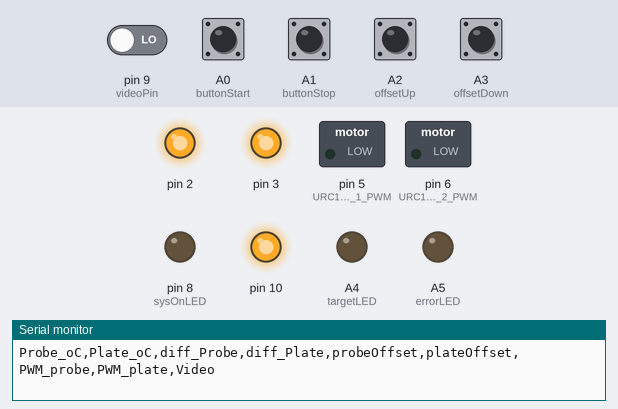
This sketch was run on a simulated Arduino Uno, built with avr-gcc and run on an emulated ATmega328P. Shown: switched loads named in the sketch (green lamp = pin HIGH), output pins drawn as LEDs (lit = HIGH), the last lines printed to the serial monitor. Inputs (shaded band) come from the test bench; at power-on: A0 (buttonStart), A1 (buttonStop), A2 (offsetUp), A3 (offsetDown) HIGH, pin 9 (videoPin) LOW.

Above: at 1.4 s.
1.5 s: A0 (buttonStart) pulled LOW for 1.2 s
At 3.1 s:
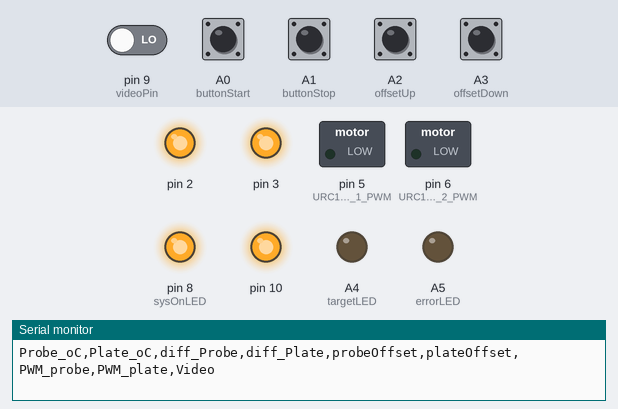
At 4.69 s:
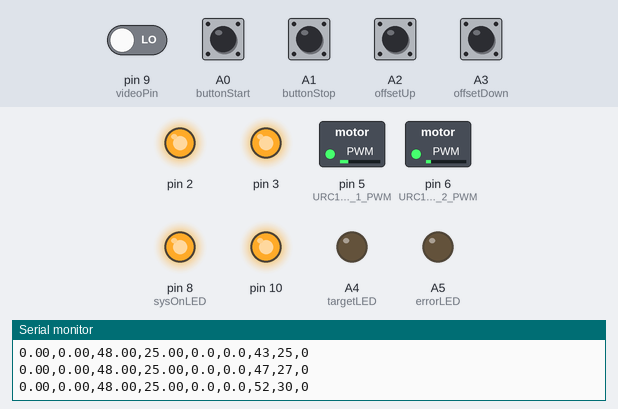
5.1 s: A3 (offsetDown) pulled LOW for 1.2 s
8.7 s: A2 (offsetUp) pulled LOW for 1.2 s
At 11.6 s:
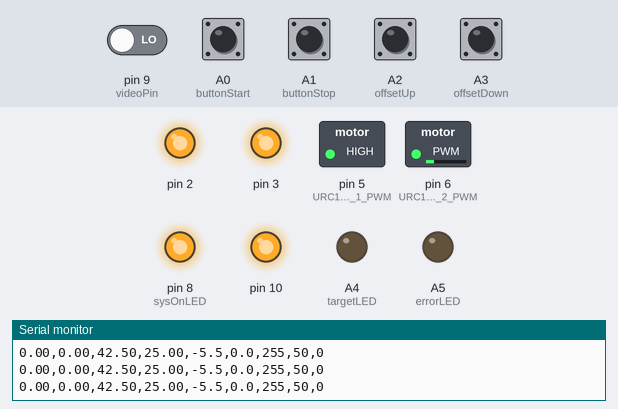
Timing chart, 0 to 13.1 s (numbered marks = the images above; inputs shaded):
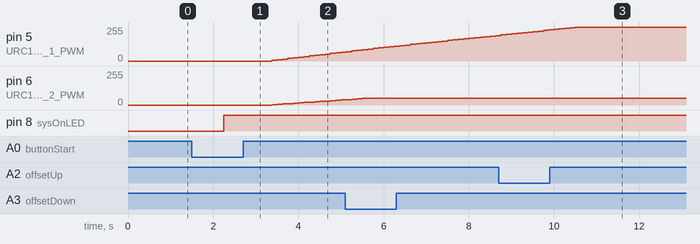

The sketch:

NociceptionProbe.ino
```cpp
//PWM magnet wire with two k-type thermalcouples for use as a nociceptive probe

/***************************************************************************
This will heat magnet wire by PWM with two k-type thermalcouples for use as a nociceptive probe
M1 controls PWM
M2 controls peltiers for assay plate heating
Thermocouple code from PlayingSEN30006_MAX31856_example.ino
***************************************************************************/
#include "PlayingWithFusion_MAX31856.h" //Playing With Fusion thermocouple breakout library
#include "PlayingWithFusion_MAX31856_STRUCT.h"  //Playing With Fusion thermocouple breakout library
#include "SPI.h"  //microcontroler library
#include "PID_v1.h" //v1.2.0 by Brett Beauregard

// ##### Assay variables ###############################################
// #####################################################################
float Probe_targetTemp = 48.0; //target temperature of inside probe
float Plate_targetTemp = 25.0; //temperature of assay plate
unsigned long assayTime = 4UL*3600000; // 4hrs in milliseconds
// #####################################################################
// #####################################################################

//PID 1.2.0 by B.B.
//Define Variables we'll be connecting to
double Setpoint_probe, Input_probe, Output_probe, gap_probe;
double Setpoint_plate, Input_plate, Output_plate, gap_plate;

// ##### PID variables ###############################################
//double Kp_probe=24,Ki_probe=4,Kd_probe=5; //6/15
//double Kp_probe=36,Ki_probe=20,Kd_probe=5; //6/10

double Kp_probe=18,Ki_probe=1,Kd_probe=0; //
//double Kp_plate=100,Ki_plate=10,Kd_plate=0; // old
double Kp_plate=15,Ki_plate=1,Kd_plate=0; // new

//Specify the links and initial tuning parameters
//P_ON_M specifies that Proportional on Measurement be used, make the output move more smoothly when the setpoint is changed
//P_ON_E (Proportional on Error) is the default behavior
PID myPID_probe(&Input_probe, &Output_probe, &Setpoint_probe, Kp_probe, Ki_probe, Kd_probe,P_ON_M, DIRECT);
PID myPID_plate(&Input_plate, &Output_plate, &Setpoint_plate, Kp_plate, Ki_plate, Kd_plate,P_ON_M, DIRECT);


float probeOffset = 0.0; //changes target temp by 0.5oC
float plateOffset = 0.0; //changes target temp by 0.5oC
float caliProbe_targetTemp = Probe_targetTemp + probeOffset;
float caliPlate_targetTemp = Plate_targetTemp + plateOffset;
float diffProbeTarget = 0.0;
float diffPlateTarget = 0.0;
int startTimeDelay = 2; //start time delay in minutes

int PWMmax = 255; //constrain scaling to not burn magnet wire
int maxCount = 0; //control fast PWM max
int maxDelay = 0; //control fast PWM max
float maxCountlength = 0.125; //secs max PWM is held for touch
float maxDelaylength = 20; //secs after touch the max can start again

int holdingPWM = 0; // Store PWM to hold power for calibration
bool calibration = false;
bool enterPWMhold = false;

bool buttonPause = false; //debounce for offset buttons
unsigned long buttonTime = 0L;

//Playing With Fusion breakout

uint8_t TC0_CS  = 2;
uint8_t TC1_CS  = 3;

PWF_MAX31856  thermocouple0(TC0_CS);
PWF_MAX31856  thermocouple1(TC1_CS);

//Program variables
unsigned long startTime; //store time at which the program is started after button click
float loopCount = 0.0;
unsigned long runInterval = 125; // milliseconds interval of read-PID-print loop
unsigned long loopMillis; //store last time of loop
int limitWireOutput; // contrained to 0-255
int limitPeltierOutput;

//Button controler settings
int sysOnLED = 8; // LED system start

int targetLED = A4; // target gap LED
int errorLED = A5; // thermocouple error, others too later

int buttonStart = A0;
int buttonStop = A1;
int offsetUp = A2;
int offsetDown = A3;

int videoPin = 9; //video input from rPi

byte video_record = 0;
bool trigger = false;

//Motor controler settings
byte M1ArrayPower = 0; //Motor1 Array of Magnet wire
byte M2ArrayPower = 0; //Motor1 Array of Peltier

#define URC10_MOTOR_1_DIR 4 // set motor for direction control for Magnet wire
#define URC10_MOTOR_1_PWM 5 // set PWM for power control for Magnet wire

#define URC10_MOTOR_2_DIR 7 // set motor for direction control for Peltier
#define URC10_MOTOR_2_PWM 6 // set PWM for power control for Peltier

#define COOL 1       // motor current direction for cooling effect
#define HEAT 0       // motor current direction for heating effect

double tmp0; // thermocouple #1
double tmp1; // thermocouple #2
bool tmpStatus = false; //thermocouple error status

int tempDirection = HEAT;

void setup(){
  delay(250);                            // give chip a chance to stabilize
  Serial.begin(115200);                   // set baudrate of serial port
  //Serial.println("Playing With Fusion: MAX31856, SEN-30005;");

  // setup for the the SPI library:
  SPI.begin();                            // begin SPI
  SPI.setClockDivider(SPI_CLOCK_DIV16);   // SPI speed to SPI_CLOCK_DIV16 (1MHz)
  SPI.setDataMode(SPI_MODE3);             // MAX31856 is a MODE3 device

  // call config command... options can be seen in the PlayingWithFusion_MAX31856.h file
  thermocouple0.MAX31856_config(K_TYPE, CUTOFF_60HZ, AVG_SEL_4SAMP, CMODE_AUTO);
  thermocouple1.MAX31856_config(K_TYPE, CUTOFF_60HZ, AVG_SEL_4SAMP, CMODE_AUTO);

  pinMode(sysOnLED, OUTPUT); // LED system start

  pinMode(targetLED, OUTPUT); // target gap LED
  pinMode(errorLED, OUTPUT);

  pinMode(buttonStart, INPUT_PULLUP);
  pinMode(buttonStop, INPUT_PULLUP);
  pinMode(offsetUp, INPUT_PULLUP);
  pinMode(offsetDown, INPUT_PULLUP);

  pinMode(videoPin, INPUT);

  //PID 1.2.0
  //initialize the variables we're linked to
  Setpoint_probe = caliProbe_targetTemp;
  Setpoint_plate = caliPlate_targetTemp;
  //turn the PID on
  myPID_probe.SetMode(AUTOMATIC);
  myPID_plate.SetMode(AUTOMATIC);

  Serial.println("Probe_oC,Plate_oC,diff_Probe,diff_Plate,probeOffset,plateOffset,PWM_probe,PWM_plate,Video");
}

void loop(){

// ##### Start Button trigger ##############################
  while (trigger == false){
    if (trigger == false && digitalRead(buttonStart) == LOW && digitalRead(buttonStop) == HIGH){
      digitalWrite(sysOnLED, HIGH);
      trigger = true;
    } else if (trigger == true && digitalRead(buttonStart) == HIGH && digitalRead(buttonStop) == LOW){
      digitalWrite(sysOnLED, LOW);
      trigger = false;
    }
    delay (1000);
    startTime = millis();
    loopMillis = millis();
  }

// ##### Loop delay ####################################
  if(millis() - loopMillis >= runInterval){
    loopMillis = millis(); //store last time of loop

  // ##### Thermocouple code ##############################
    //delay(125); //delay is now happening as while loop //... can be as fast as ~100ms in continuous mode, 1 samp avg
    read_thermocouple(tmp0, tmp1, tmpStatus);

  // ################ PWM control ########################################
    //PID 1.2.0
    Setpoint_probe = caliProbe_targetTemp;
    Input_probe = tmp0;
    gap_probe = abs(Setpoint_probe - Input_probe); //distance away from setpoint

    Setpoint_plate = caliPlate_targetTemp + 3; //approx degree difference from lights to plate
    Input_plate = tmp1;
/*
    if(Setpoint_plate - Input_plate >= 0){
      tempDirection = HEAT;
    }else{
      tempDirection = COOL;
    }
*/
    myPID_probe.SetTunings(Kp_probe, Ki_probe, Kd_probe);
    myPID_probe.Compute();

    myPID_plate.SetTunings(Kp_plate, Ki_plate, Kd_plate);
    myPID_plate.Compute();

    if(Output_plate > 50) { //constrain scaling for peltier because heating is delayed and because power supply limit for probe
      limitPeltierOutput = 50;
    } else if (Output_plate < 0){
      limitPeltierOutput = 0;
    } else {
      limitPeltierOutput = Output_plate;
    }

    // ######### Probe Range control ###############
    if (gap_probe < 0.1 && (millis() - startTime) > (60000*startTimeDelay)){
      digitalWrite(targetLED, HIGH); // Target light
    } else {
      digitalWrite(targetLED, LOW);
    }

    if(Output_probe > PWMmax) { //constrain scaling
      limitWireOutput = PWMmax;
    } else if (Output_probe < 0){
      limitWireOutput = 0;
    } else {
      limitWireOutput = Output_probe;
    }

    if(tmpStatus == true){ // thermocouple faults will shut PWM off of plate and probe
      limitPeltierOutput = 0;
      limitWireOutput = 0;
    }

    digitalWrite(URC10_MOTOR_1_DIR, 1); //Board motor controler current direction for magnet wire
    M1ArrayPower = (byte) limitWireOutput;  //set PWM byte from polynomial scaling
    analogWrite(URC10_MOTOR_1_PWM, M1ArrayPower);   //send PWM value to magnet wire

    digitalWrite(URC10_MOTOR_2_DIR, tempDirection);
    M2ArrayPower = (byte) limitPeltierOutput;  //set PWM byte from polynomial scaling
    analogWrite(URC10_MOTOR_2_PWM, M2ArrayPower);   //send PWM value to Peltier

  // ################ Print variables ########################################

    diffProbeTarget = (caliProbe_targetTemp-tmp0);
    diffPlateTarget = (caliPlate_targetTemp-tmp1);

    Serial.print(tmp0); // print temperature sensor probe
    Serial.print(",");
    Serial.print(tmp1); // print temperature sensor plate
    Serial.print(",");
    Serial.print(diffProbeTarget);
    Serial.print(",");
    Serial.print(diffPlateTarget);
    Serial.print(",");
    Serial.print(probeOffset,1);
    Serial.print(",");
    Serial.print(plateOffset,1);
    Serial.print(",");
    Serial.print(M1ArrayPower);
    Serial.print(",");
    Serial.print(M2ArrayPower);
    Serial.print(",");
    Serial.print(video_record);

    Serial.println();
  }
// ##### End Loop delay ####################################

// ##### Video sync ####################################
  if (digitalRead(videoPin) == LOW){
    video_record = 0 ;
  } else if (digitalRead(videoPin) == HIGH){
    video_record = 1 ;
  }

// ################ Assay controls ########################################

  if (digitalRead(offsetUp) == LOW && digitalRead(offsetDown) == HIGH && buttonPause == false){
    probeOffset = probeOffset + 0.5;
    caliProbe_targetTemp = Probe_targetTemp + probeOffset;
  } else if (digitalRead(offsetUp) == HIGH && digitalRead(offsetDown) == LOW && buttonPause == false){
    probeOffset = probeOffset - 0.5;
    caliProbe_targetTemp = Probe_targetTemp + probeOffset;
  }

  if (digitalRead(offsetUp) == LOW || digitalRead(offsetDown) == LOW && buttonPause == false){
    buttonTime = millis();
    buttonPause = true;
  } else if (millis() - buttonTime > 100){
    buttonPause = false;
  }

 // ################ Auto Shutoff ########################################
  while (millis() - startTime > assayTime){ //end program when assay length is done and hold in loop
    analogWrite(URC10_MOTOR_1_PWM, 0); //turn wire off
    analogWrite(URC10_MOTOR_2_PWM, 0); //turn peltier off
    digitalWrite(sysOnLED, LOW);
    Serial.println();
    Serial.print("DONE,");
    delay (2000);
    digitalWrite(sysOnLED, HIGH);
  }
}
```

PlayingWithFusion_MAX31856.h
```cpp
// (licence header left out)
#ifndef PWF_MAX31856_h
#define PWF_MAX31856_h

#include "Arduino.h"			// use "WProgram.h" for IDE <1.0
#include "avr/pgmspace.h"
#include "util/delay.h"
#include "stdlib.h"
#include "PlayingWithFusion_MAX31856_STRUCT.h"
#include "SPI.h"

// Registers
#define REG_CR0 	0x00	// Config Reg 0 - See Datasheet, pg 19
#define REG_CR1 	0x01	// Config Reg 1 - averaging and TC type
#define REG_MASK	0x02	// Fault mask register (for fault pin)
#define REG_CJHF	0x03	// Cold Jcn high fault threshold, 1 degC/bit
#define REG_CJLF	0x04	// Cold Jcn low fault threshold, 1 degC/bit
#define REG_LTHFTH	0x05	// TC temp high fault threshold, MSB, 0.0625 degC/bit
#define REG_LTHFTL	0x06	// TC temp high fault threshold, LSB
#define REG_LTLFTH	0x07	// TC temp low fault threshold, MSB, 0.0625 degC/bit
#define REG_LTLFTL	0x08	// TC temp low fault threshold, LSB
#define REG_CJTO	0x09	// Cold Jcn Temp Offset Reg, 0.0625 degC/bit
#define REG_CJTH	0x0A	// Cold Jcn Temp Reg, MSB, 0.015625 deg C/bit (2^-6)
#define REG_CJTL	0x0B	// Cold Jcn Temp Reg, LSB
#define REG_LTCBH	0x0C	// Linearized TC Temp, Byte 2, 0.0078125 decC/bit
#define REG_LTCBM	0x0D	// Linearized TC Temp, Byte 1
#define REG_LTCBL	0x0E	// Linearized TC Temp, Byte 0
#define REG_SR		0x0F	// Status Register

// CR0 Configs
#define CMODE_OFF		0x00
#define	CMODE_AUTO		0x80
#define ONESHOT_OFF		0x00
#define ONESHOT_ON		0x40
#define OCFAULT_OFF		0x00
#define OCFAULT_10MS	0x10
#define OCFAULT_32MS	0x20
#define OCFAULT_100MS	0x30
#define CJ_ENABLED		0x00
#define CJ_DISABLED		0x08
#define FAULT_AUTO		0x00
#define FAULT_MANUAL	0x04
#define FAULT_CLR_DEF	0x00
#define FAULT_CLR_ALT	0x02
#define CUTOFF_60HZ		0x00
#define CUTOFF_50HZ		0x01

// CR1 Configs
#define AVG_SEL_1SAMP	0x00
#define AVG_SEL_2SAMP	0x20
#define AVG_SEL_4SAMP	0x40
#define AVG_SEL_8SAMP	0x60
#define AVG_SEL_16SAMP	0x80
#define B_TYPE			0x00
#define E_TYPE			0x01
#define J_TYPE			0x02
#define K_TYPE			0x03
#define N_TYPE			0x04
#define R_TYPE			0x05
#define S_TYPE			0x06
#define T_TYPE			0x07

// MASK Configs
#define CJ_HIGH_MASK	0x20
#define CJ_LOW_MASK		0x10
#define TC_HIGH_MASK	0x08
#define TC_LOW_MASK		0x04
#define OV_UV_MASK		0x02
#define OPEN_FAULT_MASK	0x01

class PWF_MAX31856
{
 public:
  PWF_MAX31856(uint8_t CSx);
  void MAX31856_config(uint8_t TC_TYPE, uint8_t FILT_FREQ, uint8_t AVG_MODE, uint8_t MEAS_MODE);
  void MAX31856_CJ_offset(int8_t offset_val);	// offset is 2^-4 degC/bit
  void SPIbus_Init(void);
  void MAX31856_update(struct var_max31856 *tc_ptr);
  void MAX31856_1shot_start(void);

 private:
  uint8_t _cs, _fault, _drdy;
  uint8_t _sing_reg_read(uint8_t RegAdd);
  void _sing_reg_write(uint8_t RegAdd, uint8_t BitMask, uint8_t RegData);
};

#endif
```

PlayingWithFusion_MAX31856_STRUCT.h
```cpp
// (licence header left out)
#ifndef PWF_MAX31856_STRUCT_H
#define PWF_MAX31856_STRUCT_H

#include "avr/pgmspace.h"


struct var_max31856{
    long int  lin_tc_temp;	// linearized TC temperature, 0.0078125 decC/bit (2^-7)
    int16_t  ref_jcn_temp;	// temp of chip ref jcn, 0.015625 deg C/bit (2^-6)
    uint8_t  status;		// TC status - valid/invalid + fault reason
};


#endif /* PWF_MAX31856_STRUCT_H */
```

Thermocouple.ino
```cpp
// tmp0 and tmp1 are outputs only
void read_thermocouple(double &tmp0, double &tmp1, bool &tmpStatus)
{
  static struct var_max31856 TC_CH0, TC_CH1;
  struct var_max31856 *tc_ptr;

  // Read CH 0
  tc_ptr = &TC_CH0;                             // set pointer
  thermocouple0.MAX31856_update(tc_ptr);        // Update MAX31856 channel 0
  // Read CH 1
  tc_ptr = &TC_CH1;                             // set pointer
  thermocouple1.MAX31856_update(tc_ptr);        // Update MAX31856 channel 1

// ##### Print thermo information to serial port ##############################

  // Thermocouple channel 0
  if(TC_CH0.status)
  {
    // lots of faults possible at once, technically... handle all 8 of them
    // Faults detected can be masked, please refer to library file to enable faults you want represented
    Serial.println("fault(s) detected");
    Serial.print("Fault List: ");
    if(0x01 & TC_CH0.status){Serial.print("OPEN  ");}
    if(0x02 & TC_CH0.status){Serial.print("Overvolt/Undervolt  ");}
    if(0x04 & TC_CH0.status){Serial.print("TC Low  ");}
    if(0x08 & TC_CH0.status){Serial.print("TC High  ");}
    if(0x10 & TC_CH0.status){Serial.print("CJ Low  ");}
    if(0x20 & TC_CH0.status){Serial.print("CJ High  ");}
    if(0x40 & TC_CH0.status){Serial.print("TC Range  ");}
    if(0x80 & TC_CH0.status){Serial.print("CJ Range  ");}
    Serial.println(" ");
    digitalWrite(errorLED, HIGH);
    tmpStatus = true;
  }
  else  // no fault, print temperature data
  {
    //Serial.println("no faults detected");
    // MAX31856 Internal Temp
    tmp0 = (double)TC_CH0.ref_jcn_temp * 0.015625;  // convert fixed pt # to double
    //Serial.print("Tint = ");                      // print internal temp heading
    if((-100 > tmp0) || (150 < tmp0)){Serial.println("unknown fault");}
    else{Serial.print("");}

    // MAX31856 External (thermocouple) Temp
    tmp0 = (double)TC_CH0.lin_tc_temp * 0.0078125;           // convert fixed pt # to double
  }

  // Thermocouple channel 1
  if(TC_CH1.status)
  {
    // lots of faults possible at once, technically... handle all 8 of them
    // Faults detected can be masked, please refer to library file to enable faults you want represented
    Serial.println("fault(s) detected");
    Serial.print("Fault List: ");
    if(0x01 & TC_CH1.status){Serial.print("OPEN  ");}
    if(0x02 & TC_CH1.status){Serial.print("Overvolt/Undervolt  ");}
    if(0x04 & TC_CH1.status){Serial.print("TC Low  ");}
    if(0x08 & TC_CH1.status){Serial.print("TC High  ");}
    if(0x10 & TC_CH1.status){Serial.print("CJ Low  ");}
    if(0x20 & TC_CH1.status){Serial.print("CJ High  ");}
    if(0x40 & TC_CH1.status){Serial.print("TC Range  ");}
    if(0x80 & TC_CH1.status){Serial.print("CJ Range  ");}
    Serial.println(" ");
    digitalWrite(errorLED, HIGH);
    tmpStatus = true;
  }
  else  // no fault, print temperature data
  {
    //Serial.println("no faults detected");
    // MAX31856 Internal Temp
    tmp1 = (double)TC_CH1.ref_jcn_temp * 0.015625;  // convert fixed pt # to double

    // MAX31856 External (thermocouple) Temp
    tmp1 = (double)TC_CH1.lin_tc_temp * 0.0078125;           // convert fixed pt # to double
  }
  if(!TC_CH0.status & !TC_CH1.status){// no errors
    //digitalWrite(errorLED, LOW);
    //tmpStatus = false; right now allowing reset while program is running is off. If the TC faults the program needs to be restarted
  }
}
```

Measured:
- after the input at 1.5 s, pin 5 (URC10_MOTOR_1_PWM): moves from 0/255 to 67/255 over 1.6 s, starting after 1.9 s; pin 6 (URC10_MOTOR_2_PWM): moves from 0/255 to 39/255 over 1.6 s, starting after 1.9 s; pin 8 (sysOnLED): LOW → HIGH after 0.75 s
- after the input at 8.7 s, pin 5 (URC10_MOTOR_1_PWM): goes on until 10.5 s, then stays 255/255
